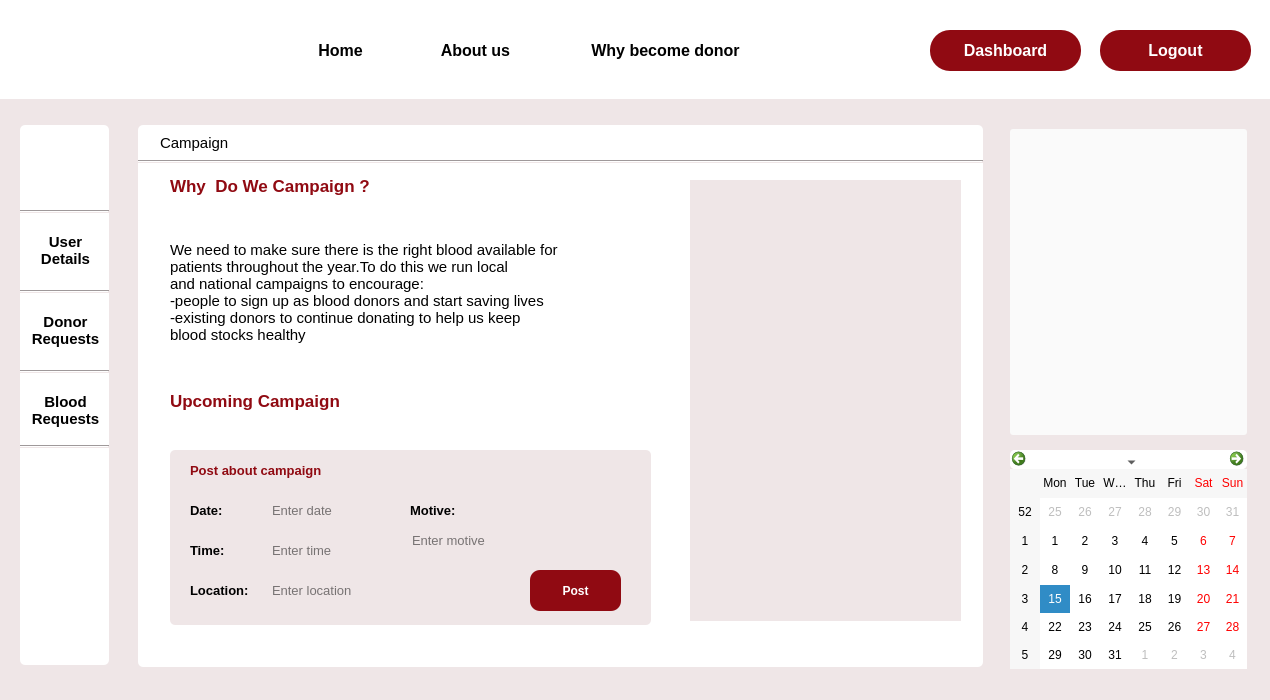
<?xml version="1.0" encoding="UTF-8"?>
<ui version="4.0">
 <class>camaign_admin</class>
 <widget class="QDialog" name="camaign_admin">
  <property name="geometry">
   <rect>
    <x>0</x>
    <y>0</y>
    <width>1270</width>
    <height>700</height>
   </rect>
  </property>
  <property name="windowTitle">
   <string>Dialog</string>
  </property>
  <property name="styleSheet">
   <string notr="true">background-color:#EFE6E7;
</string>
  </property>
  <widget class="QPushButton" name="home">
   <property name="geometry">
    <rect>
     <x>290</x>
     <y>30</y>
     <width>101</width>
     <height>41</height>
    </rect>
   </property>
   <property name="font">
    <font>
     <pointsize>12</pointsize>
     <bold>true</bold>
    </font>
   </property>
   <property name="cursor">
    <cursorShape>PointingHandCursor</cursorShape>
   </property>
   <property name="styleSheet">
    <string notr="true">#home
{
 background-color:rgb(255, 255, 255);
border-radius:0.5px;
}


#home::hover{border-bottom :3px solid rgb(144, 10, 18);
color: rgb(144, 10, 18);}</string>
   </property>
   <property name="text">
    <string>Home</string>
   </property>
  </widget>
  <widget class="Line" name="line_2">
   <property name="geometry">
    <rect>
     <x>20</x>
     <y>290</y>
     <width>89</width>
     <height>3</height>
    </rect>
   </property>
   <property name="orientation">
    <enum>Qt::Horizontal</enum>
   </property>
  </widget>
  <widget class="Line" name="line_3">
   <property name="geometry">
    <rect>
     <x>20</x>
     <y>370</y>
     <width>89</width>
     <height>3</height>
    </rect>
   </property>
   <property name="orientation">
    <enum>Qt::Horizontal</enum>
   </property>
  </widget>
  <widget class="QLabel" name="label_2">
   <property name="geometry">
    <rect>
     <x>20</x>
     <y>125</y>
     <width>89</width>
     <height>540</height>
    </rect>
   </property>
   <property name="styleSheet">
    <string notr="true">background-color: rgb(255, 255, 255);
border-radius:5px;</string>
   </property>
   <property name="text">
    <string/>
   </property>
  </widget>
  <widget class="QLabel" name="label">
   <property name="geometry">
    <rect>
     <x>0</x>
     <y>0</y>
     <width>1280</width>
     <height>99</height>
    </rect>
   </property>
   <property name="styleSheet">
    <string notr="true">background-color: rgb(255, 255, 255);</string>
   </property>
   <property name="text">
    <string/>
   </property>
  </widget>
  <widget class="QLabel" name="label_7">
   <property name="geometry">
    <rect>
     <x>20</x>
     <y>0</y>
     <width>81</width>
     <height>91</height>
    </rect>
   </property>
   <property name="styleSheet">
    <string notr="true">background-color:rgb(255, 255, 255);
border-image: url(:/img/Images/logo1.png);</string>
   </property>
   <property name="text">
    <string/>
   </property>
  </widget>
  <widget class="QCalendarWidget" name="calendarWidget">
   <property name="geometry">
    <rect>
     <x>1010</x>
     <y>450</y>
     <width>237</width>
     <height>219</height>
    </rect>
   </property>
   <property name="cursor">
    <cursorShape>PointingHandCursor</cursorShape>
   </property>
   <property name="styleSheet">
    <string notr="true">background-color: rgb(255, 255, 255);
border-radius:5px;</string>
   </property>
  </widget>
  <widget class="QPushButton" name="login">
   <property name="geometry">
    <rect>
     <x>930</x>
     <y>30</y>
     <width>151</width>
     <height>41</height>
    </rect>
   </property>
   <property name="font">
    <font>
     <pointsize>12</pointsize>
     <bold>true</bold>
    </font>
   </property>
   <property name="cursor">
    <cursorShape>PointingHandCursor</cursorShape>
   </property>
   <property name="styleSheet">
    <string notr="true">#login
{
 background-color:rgb(144, 10, 18);
border-radius:20px;
	color: rgb(255, 255, 255)
}

#login::hover
{
background-color:white;
	color: rgb(144, 10, 18);
}</string>
   </property>
   <property name="text">
    <string>Dashboard</string>
   </property>
  </widget>
  <widget class="QPushButton" name="about">
   <property name="geometry">
    <rect>
     <x>420</x>
     <y>30</y>
     <width>111</width>
     <height>41</height>
    </rect>
   </property>
   <property name="font">
    <font>
     <pointsize>12</pointsize>
     <bold>true</bold>
    </font>
   </property>
   <property name="styleSheet">
    <string notr="true">#about

{
 background-color:rgb(255, 255, 255);
border-radius:0.5px;
}


#about::hover{border-bottom :3px solid rgb(144, 10, 18);
color: rgb(144, 10, 18);}</string>
   </property>
   <property name="text">
    <string>About us</string>
   </property>
  </widget>
  <widget class="QPushButton" name="my_details_2">
   <property name="geometry">
    <rect>
     <x>25</x>
     <y>300</y>
     <width>81</width>
     <height>61</height>
    </rect>
   </property>
   <property name="font">
    <font>
     <pointsize>11</pointsize>
     <bold>true</bold>
    </font>
   </property>
   <property name="cursor">
    <cursorShape>PointingHandCursor</cursorShape>
   </property>
   <property name="styleSheet">
    <string notr="true">*{
 background-color:rgb(255, 255, 255);
border-radius:5px;}

#my_details_2::hover{
border-botton:3px solid rgb(144, 10, 18);
color: rgb(144, 10, 18);}
</string>
   </property>
   <property name="text">
    <string>Donor
Requests</string>
   </property>
  </widget>
  <widget class="QPushButton" name="why">
   <property name="geometry">
    <rect>
     <x>550</x>
     <y>30</y>
     <width>231</width>
     <height>41</height>
    </rect>
   </property>
   <property name="font">
    <font>
     <pointsize>12</pointsize>
     <bold>true</bold>
    </font>
   </property>
   <property name="cursor">
    <cursorShape>PointingHandCursor</cursorShape>
   </property>
   <property name="styleSheet">
    <string notr="true">#why

{
 background-color:rgb(255, 255, 255);
border-radius:0.5px;
}

#why::hover{border-bottom :3px solid rgb(144, 10, 18);
color: rgb(144, 10, 18);}</string>
   </property>
   <property name="text">
    <string>Why become donor</string>
   </property>
  </widget>
  <widget class="QPushButton" name="my_details_3">
   <property name="geometry">
    <rect>
     <x>25</x>
     <y>380</y>
     <width>81</width>
     <height>61</height>
    </rect>
   </property>
   <property name="font">
    <font>
     <pointsize>11</pointsize>
     <bold>true</bold>
    </font>
   </property>
   <property name="cursor">
    <cursorShape>PointingHandCursor</cursorShape>
   </property>
   <property name="styleSheet">
    <string notr="true">*{
 background-color:rgb(255, 255, 255);
border-radius:5px;}

#my_details_3::hover{
border-botton:3px solid rgb(144, 10, 18);
color: rgb(144, 10, 18);}
</string>
   </property>
   <property name="text">
    <string>Blood
Requests</string>
   </property>
  </widget>
  <widget class="Line" name="line_4">
   <property name="geometry">
    <rect>
     <x>20</x>
     <y>445</y>
     <width>89</width>
     <height>3</height>
    </rect>
   </property>
   <property name="orientation">
    <enum>Qt::Horizontal</enum>
   </property>
  </widget>
  <widget class="QPushButton" name="my_details">
   <property name="geometry">
    <rect>
     <x>25</x>
     <y>220</y>
     <width>81</width>
     <height>61</height>
    </rect>
   </property>
   <property name="font">
    <font>
     <pointsize>11</pointsize>
     <bold>true</bold>
    </font>
   </property>
   <property name="cursor">
    <cursorShape>PointingHandCursor</cursorShape>
   </property>
   <property name="styleSheet">
    <string notr="true">#my_details

{
 background-color:rgb(255, 255, 255);
border-radius:5px;
}


#my_details::hover{
border-botton:3px solid rgb(144, 10, 18);
color: rgb(144, 10, 18);}</string>
   </property>
   <property name="text">
    <string>User
Details</string>
   </property>
  </widget>
  <widget class="QLabel" name="label_3">
   <property name="geometry">
    <rect>
     <x>138</x>
     <y>125</y>
     <width>845</width>
     <height>542</height>
    </rect>
   </property>
   <property name="styleSheet">
    <string notr="true">background-color: rgb(255, 255, 255);
border-radius:5px;</string>
   </property>
   <property name="text">
    <string/>
   </property>
  </widget>
  <widget class="QLabel" name="label_5">
   <property name="geometry">
    <rect>
     <x>35</x>
     <y>140</y>
     <width>63</width>
     <height>61</height>
    </rect>
   </property>
   <property name="cursor">
    <cursorShape>PointingHandCursor</cursorShape>
   </property>
   <property name="styleSheet">
    <string notr="true">background-color: rgb(255, 255, 255);
border-image: url(:/img/Images/Profile.png);</string>
   </property>
   <property name="text">
    <string/>
   </property>
  </widget>
  <widget class="Line" name="line">
   <property name="geometry">
    <rect>
     <x>20</x>
     <y>210</y>
     <width>89</width>
     <height>3</height>
    </rect>
   </property>
   <property name="orientation">
    <enum>Qt::Horizontal</enum>
   </property>
  </widget>
  <widget class="QLabel" name="label_8">
   <property name="geometry">
    <rect>
     <x>170</x>
     <y>230</y>
     <width>521</width>
     <height>141</height>
    </rect>
   </property>
   <property name="font">
    <font>
     <pointsize>11</pointsize>
     <bold>false</bold>
    </font>
   </property>
   <property name="toolTip">
    <string>We need to make sure there is the right blood available for patients throughout the year. To do this we run local and national campaigns to encourage: people to sign up as blood donors and start saving lives existing do nors to continue donating to help us keep blood stocks healthy
</string>
   </property>
   <property name="styleSheet">
    <string notr="true">background-color: rgb(255, 255, 255);</string>
   </property>
   <property name="text">
    <string>We need to make sure there is the right blood available for
patients throughout the year.To do this we run local 
and national campaigns to encourage:
-people to sign up as blood donors and start saving lives
-existing donors to continue donating to help us keep
blood stocks healthy
</string>
   </property>
  </widget>
  <widget class="QLabel" name="label_21">
   <property name="geometry">
    <rect>
     <x>170</x>
     <y>450</y>
     <width>481</width>
     <height>175</height>
    </rect>
   </property>
   <property name="styleSheet">
    <string notr="true">border-radius:5px;</string>
   </property>
   <property name="text">
    <string/>
   </property>
  </widget>
  <widget class="Line" name="line_5">
   <property name="geometry">
    <rect>
     <x>138</x>
     <y>160</y>
     <width>845</width>
     <height>3</height>
    </rect>
   </property>
   <property name="orientation">
    <enum>Qt::Horizontal</enum>
   </property>
  </widget>
  <widget class="QLabel" name="label_18">
   <property name="geometry">
    <rect>
     <x>160</x>
     <y>133</y>
     <width>211</width>
     <height>20</height>
    </rect>
   </property>
   <property name="font">
    <font>
     <pointsize>11</pointsize>
     <bold>false</bold>
    </font>
   </property>
   <property name="styleSheet">
    <string notr="true">background-color: rgb(255, 255, 255);</string>
   </property>
   <property name="text">
    <string>Campaign</string>
   </property>
  </widget>
  <widget class="QLabel" name="label_19">
   <property name="geometry">
    <rect>
     <x>170</x>
     <y>170</y>
     <width>301</width>
     <height>31</height>
    </rect>
   </property>
   <property name="font">
    <font>
     <pointsize>13</pointsize>
     <bold>true</bold>
    </font>
   </property>
   <property name="styleSheet">
    <string notr="true">background-color: rgb(255, 255, 255);
color: rgb(144, 10, 18);</string>
   </property>
   <property name="text">
    <string>Why  Do We Campaign ?</string>
   </property>
  </widget>
  <widget class="QLabel" name="label_20">
   <property name="geometry">
    <rect>
     <x>170</x>
     <y>385</y>
     <width>301</width>
     <height>31</height>
    </rect>
   </property>
   <property name="font">
    <font>
     <pointsize>13</pointsize>
     <bold>true</bold>
    </font>
   </property>
   <property name="styleSheet">
    <string notr="true">background-color: rgb(255, 255, 255);
color: rgb(144, 10, 18);</string>
   </property>
   <property name="text">
    <string>Upcoming Campaign</string>
   </property>
  </widget>
  <widget class="QLabel" name="label_9">
   <property name="geometry">
    <rect>
     <x>190</x>
     <y>540</y>
     <width>63</width>
     <height>20</height>
    </rect>
   </property>
   <property name="font">
    <font>
     <pointsize>10</pointsize>
     <bold>true</bold>
    </font>
   </property>
   <property name="text">
    <string>Time:</string>
   </property>
  </widget>
  <widget class="QLabel" name="label_10">
   <property name="geometry">
    <rect>
     <x>190</x>
     <y>580</y>
     <width>111</width>
     <height>20</height>
    </rect>
   </property>
   <property name="font">
    <font>
     <pointsize>10</pointsize>
     <bold>true</bold>
    </font>
   </property>
   <property name="text">
    <string>Location:</string>
   </property>
  </widget>
  <widget class="QLabel" name="label_44">
   <property name="geometry">
    <rect>
     <x>190</x>
     <y>460</y>
     <width>181</width>
     <height>20</height>
    </rect>
   </property>
   <property name="font">
    <font>
     <pointsize>10</pointsize>
     <bold>true</bold>
    </font>
   </property>
   <property name="styleSheet">
    <string notr="true">color: rgb(144, 10, 18);</string>
   </property>
   <property name="text">
    <string>Post about campaign</string>
   </property>
  </widget>
  <widget class="QLabel" name="label_12">
   <property name="geometry">
    <rect>
     <x>190</x>
     <y>500</y>
     <width>63</width>
     <height>20</height>
    </rect>
   </property>
   <property name="font">
    <font>
     <pointsize>10</pointsize>
     <bold>true</bold>
    </font>
   </property>
   <property name="text">
    <string>Date:</string>
   </property>
  </widget>
  <widget class="QLineEdit" name="date">
   <property name="geometry">
    <rect>
     <x>270</x>
     <y>500</y>
     <width>151</width>
     <height>20</height>
    </rect>
   </property>
   <property name="font">
    <font>
     <pointsize>10</pointsize>
    </font>
   </property>
   <property name="styleSheet">
    <string notr="true">border-radius:5px;</string>
   </property>
   <property name="text">
    <string/>
   </property>
   <property name="placeholderText">
    <string>Enter date</string>
   </property>
  </widget>
  <widget class="QLineEdit" name="time">
   <property name="geometry">
    <rect>
     <x>270</x>
     <y>540</y>
     <width>113</width>
     <height>20</height>
    </rect>
   </property>
   <property name="font">
    <font>
     <pointsize>10</pointsize>
    </font>
   </property>
   <property name="styleSheet">
    <string notr="true">border-radius:5px;</string>
   </property>
   <property name="text">
    <string/>
   </property>
   <property name="placeholderText">
    <string>Enter time</string>
   </property>
  </widget>
  <widget class="QLineEdit" name="location">
   <property name="geometry">
    <rect>
     <x>270</x>
     <y>580</y>
     <width>241</width>
     <height>20</height>
    </rect>
   </property>
   <property name="font">
    <font>
     <pointsize>10</pointsize>
    </font>
   </property>
   <property name="styleSheet">
    <string notr="true">border-radius:5px;</string>
   </property>
   <property name="text">
    <string/>
   </property>
   <property name="placeholderText">
    <string>Enter location</string>
   </property>
  </widget>
  <widget class="QPushButton" name="Post">
   <property name="geometry">
    <rect>
     <x>530</x>
     <y>570</y>
     <width>91</width>
     <height>41</height>
    </rect>
   </property>
   <property name="font">
    <font>
     <pointsize>9</pointsize>
     <bold>true</bold>
    </font>
   </property>
   <property name="cursor">
    <cursorShape>PointingHandCursor</cursorShape>
   </property>
   <property name="styleSheet">
    <string notr="true">*{background-color: rgb(144, 10, 18);
	color: rgb(255, 255, 255);
border-radius: 10px;
}

#Post:hover{
background-color: rgb(255, 255, 255);
	color: rgb(144, 10, 18);}</string>
   </property>
   <property name="text">
    <string>Post</string>
   </property>
  </widget>
  <widget class="QLabel" name="label_13">
   <property name="geometry">
    <rect>
     <x>410</x>
     <y>500</y>
     <width>63</width>
     <height>20</height>
    </rect>
   </property>
   <property name="font">
    <font>
     <pointsize>10</pointsize>
     <bold>true</bold>
    </font>
   </property>
   <property name="text">
    <string>Motive:</string>
   </property>
  </widget>
  <widget class="QLineEdit" name="motive">
   <property name="geometry">
    <rect>
     <x>410</x>
     <y>530</y>
     <width>211</width>
     <height>20</height>
    </rect>
   </property>
   <property name="font">
    <font>
     <pointsize>10</pointsize>
    </font>
   </property>
   <property name="styleSheet">
    <string notr="true">border-radius:5px;</string>
   </property>
   <property name="text">
    <string/>
   </property>
   <property name="placeholderText">
    <string>Enter motive</string>
   </property>
  </widget>
  <widget class="QLabel" name="label_6">
   <property name="geometry">
    <rect>
     <x>690</x>
     <y>180</y>
     <width>271</width>
     <height>441</height>
    </rect>
   </property>
   <property name="styleSheet">
    <string notr="true">background-image: url(:/Images/campaign.png);</string>
   </property>
   <property name="text">
    <string/>
   </property>
  </widget>
  <widget class="QPushButton" name="login_2">
   <property name="geometry">
    <rect>
     <x>1100</x>
     <y>30</y>
     <width>151</width>
     <height>41</height>
    </rect>
   </property>
   <property name="font">
    <font>
     <pointsize>12</pointsize>
     <bold>true</bold>
    </font>
   </property>
   <property name="cursor">
    <cursorShape>PointingHandCursor</cursorShape>
   </property>
   <property name="styleSheet">
    <string notr="true">#login_2
{
 background-color:rgb(144, 10, 18);
border-radius:20px;
	color: rgb(255, 255, 255);
}

#login_2::hover
{
background-color:white;
	color: rgb(144, 10, 18);
}</string>
   </property>
   <property name="text">
    <string>Logout</string>
   </property>
  </widget>
  <widget class="QPushButton" name="pushButton_4">
   <property name="geometry">
    <rect>
     <x>1010</x>
     <y>129</y>
     <width>237</width>
     <height>306</height>
    </rect>
   </property>
   <property name="styleSheet">
    <string notr="true">background-color: rgb(250, 250, 250);
border-radius:3px;
</string>
   </property>
   <property name="text">
    <string/>
   </property>
   <property name="icon">
    <iconset resource="Resources.qrc">
     <normaloff>:/Images/donor_day.JPG</normaloff>:/Images/donor_day.JPG</iconset>
   </property>
   <property name="iconSize">
    <size>
     <width>250</width>
     <height>400</height>
    </size>
   </property>
  </widget>
  <zorder>label</zorder>
  <zorder>label_2</zorder>
  <zorder>label_3</zorder>
  <zorder>home</zorder>
  <zorder>line_2</zorder>
  <zorder>line_3</zorder>
  <zorder>label_7</zorder>
  <zorder>calendarWidget</zorder>
  <zorder>login</zorder>
  <zorder>about</zorder>
  <zorder>my_details_2</zorder>
  <zorder>why</zorder>
  <zorder>my_details_3</zorder>
  <zorder>line_4</zorder>
  <zorder>my_details</zorder>
  <zorder>label_5</zorder>
  <zorder>line</zorder>
  <zorder>label_8</zorder>
  <zorder>label_21</zorder>
  <zorder>line_5</zorder>
  <zorder>label_18</zorder>
  <zorder>label_19</zorder>
  <zorder>label_20</zorder>
  <zorder>label_9</zorder>
  <zorder>label_10</zorder>
  <zorder>label_44</zorder>
  <zorder>label_12</zorder>
  <zorder>date</zorder>
  <zorder>time</zorder>
  <zorder>location</zorder>
  <zorder>Post</zorder>
  <zorder>label_13</zorder>
  <zorder>motive</zorder>
  <zorder>label_6</zorder>
  <zorder>login_2</zorder>
  <zorder>pushButton_4</zorder>
 </widget>
 <resources>
  <include location="Resources.qrc"/>
 </resources>
 <connections/>
</ui>
